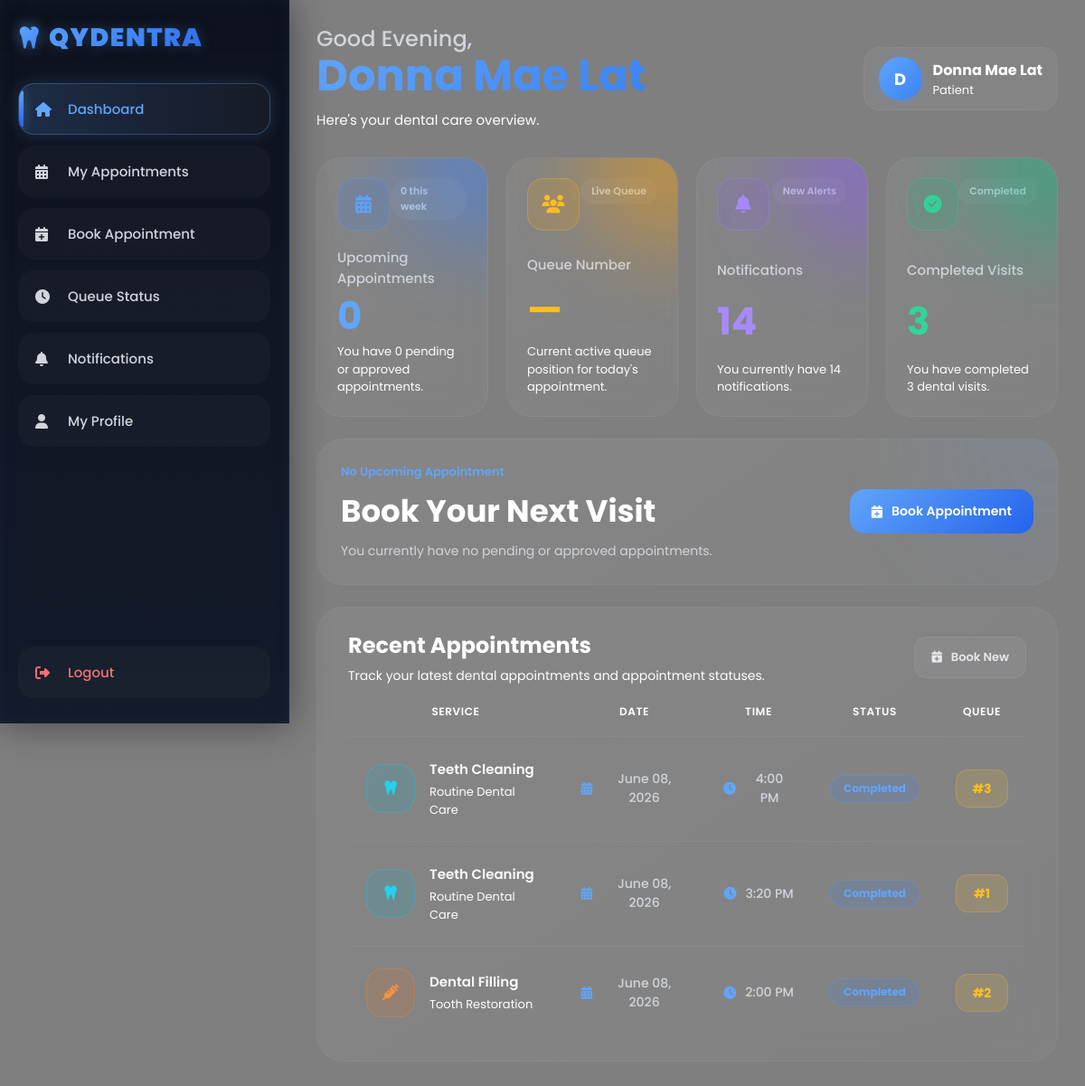
The app's page /patient/dashboard.php (signed in) with its own data.
### tables this page shows
CREATE TABLE `appointments` (
  `appointment_id` varchar(10) NOT NULL,
  `patient_id` varchar(10) DEFAULT NULL,
  `service_type` varchar(100) DEFAULT NULL,
  `service_desc` varchar(150) DEFAULT NULL,
  `appointment_date` date DEFAULT NULL,
  `appointment_time` varchar(50) DEFAULT NULL,
  `status` enum('Pending','Approved','In Progress','Completed','Cancelled') DEFAULT 'Pending',
  `queue_number` int(11) DEFAULT NULL,
  `notes` text DEFAULT NULL,
  `created_at` timestamp NOT NULL DEFAULT current_timestamp(),
  `dentist_notes` text DEFAULT NULL,
  `prescription` text DEFAULT NULL,
  `medical_history` text DEFAULT NULL,
  `odontogram_data` text DEFAULT NULL,
  PRIMARY KEY (`appointment_id`),
  KEY `patient_id` (`patient_id`),
  CONSTRAINT `appointments_ibfk_1` FOREIGN KEY (`patient_id`) REFERENCES `patients` (`patient_id`)
);

### patient/dashboard.php (the view, shortened to what this page needs)
<?php
include("../includes/auth_check.php");
$user_id = $_SESSION['user_id'];
$thisWeekQuery = mysqli_query($conn,"
SELECT COUNT(*) AS total
FROM appointments
WHERE patient_id='$user_id'
AND status IN ('Pending','Approved')
AND YEARWEEK(appointment_date, 1) = YEARWEEK(CURDATE(), 1)
");
$thisWeekCount = mysqli_fetch_assoc($thisWeekQuery)['total'];
$upcomingQuery = mysqli_query($conn,"
SELECT COUNT(*) AS total
FROM appointments
WHERE patient_id='$user_id'
AND status IN ('Pending','Approved')
");
$upcomingCount = mysqli_fetch_assoc($upcomingQuery)['total'];
$completedQuery = mysqli_query($conn,"
SELECT COUNT(*) AS total
FROM appointments
WHERE patient_id='$user_id'
AND status='Completed'
");
$completedCount = mysqli_fetch_assoc($completedQuery)['total'];
$notifQuery = mysqli_query($conn,"
SELECT COUNT(*) AS total
FROM patient_notifications
WHERE patient_id='$user_id'
AND is_read = 0
");
$notifCount = mysqli_fetch_assoc($notifQuery)['total'];
$queueQuery = mysqli_query($conn,"
SELECT queue_number
FROM appointments
WHERE patient_id='$user_id'
AND status='Approved'
ORDER BY appointment_date ASC, appointment_time ASC
LIMIT 1
");
$queueData = mysqli_fetch_assoc($queueQuery);
$currentQueue = $queueData['queue_number'] ?? '—';
$appointmentQuery = mysqli_query($conn,"
SELECT *
FROM appointments
WHERE patient_id='$user_id'
AND status IN ('Pending','Approved')
ORDER BY appointment_date ASC, appointment_time ASC
LIMIT 1
");
$nextAppointment = mysqli_fetch_assoc($appointmentQuery);
?>
<?php include("../includes/header.php"); ?>
<body>
<?php include("../includes/sidebar.php"); ?>
<div class="main">
<?php include("../includes/topbar.php"); ?>
<div class="cards">
<div class="card hover-glow"
onclick="window.location.href='appointments.php'">
<div class="card-top">
<div class="card-icon">
<i class="fa-solid fa-calendar-days"></i>
</div>
<div class="card-badge">
<?php
echo ($thisWeekCount > 0)
    ? "+" . $thisWeekCount . " this week"
    : "0 this week";
?>
</div>
</div>
<h3>
Upcoming Appointments
</h3>
<h1>
<?php echo $upcomingCount; ?>
</h1>
<p>
You have <?php echo $upcomingCount; ?> pending or approved appointment<?php echo ($upcomingCount != 1 ? 's' : ''); ?>.
</p>
</div>
<div class="card hover-glow"
onclick="window.location.href='queue.php'">
<div class="card-top">
<div class="card-icon">
<i class="fa-solid fa-users"></i>
</div>
<div class="card-badge">
Live Queue
</div>
</div>
<h3>
Queue Number
</h3>
<h1>
<?php
echo ($currentQueue !== '—')
? '#'.$currentQueue
: '—';
?>
</h1>
<p>
Current active queue position for today's appointment.
</p>
</div>
<div class="card hover-glow"
onclick="window.location.href='patient_notifications.php'">
<div class="card-top">
<div class="card-icon">
<i class="fa-solid fa-bell"></i>
</div>
<div class="card-badge">
New Alerts
</div>
</div>
<h3>
Notifications
</h3>
<h1>
<?php echo $notifCount; ?>
</h1>
<p>
You currently have <?php echo $notifCount; ?> notification<?php echo ($notifCount != 1 ? 's' : ''); ?>.
</p>
</div>
<div class="card hover-glow"
onclick="window.location.href='appointments.php'">
<div class="card-top">
<div class="card-icon">
<i class="fa-solid fa-circle-check"></i>
</div>
<div class="card-badge">
Completed
</div>
</div>
<h3>
Completed Visits
</h3>
<h1>
<?php echo $completedCount; ?>
</h1>
<p>
You have completed <?php echo $completedCount; ?> dental visit<?php echo ($completedCount != 1 ? 's' : ''); ?>.
</p>
</div>
</div>
<?php if($nextAppointment){ ?>
<div class="appointment-card">
<div class="appointment-left">
<div class="appointment-image">
<img src="https://images.unsplash.com/photo-1629909613654-28e377c37b09?q=80&w=1932&auto=format&fit=crop">
</div>
<div class="appointment-info">
<p class="appointment-label">
Upcoming Appointment
</p>
<h2>
<?php echo $nextAppointment['service_type']; ?>
</h2>
<p class="doctor-name">
Status:
<?php echo ucfirst($nextAppointment['status']); ?>
</p>
<div class="appointment-details">
<div class="detail-item">
<i class="fa-solid fa-calendar-days"></i>
<span>
<?php echo date("F d, Y", strtotime($nextAppointment['appointment_date'])); ?>
</span>
</div>
<div class="detail-item">
<i class="fa-solid fa-clock"></i>
<span>
<?php echo date("g:i A", strtotime($nextAppointment['appointment_time'])); ?>
</span>
</div>
<div class="detail-item">
<i class="fa-solid fa-hashtag"></i>
<span>
<?php
if(!empty($nextAppointment['queue_number'])){
    echo "Queue #".$nextAppointment['queue_number'];
}
else{
    echo "Queue Pending";
}
?>
</span>
</div>
</div>
</div>
</div>
<button
class="primary-btn"
onclick="window.location.href='appointments.php'">
<i class="fa-solid fa-arrow-up-right-from-square"></i>
View Details
</button>
</div>
<?php } else { ?>
<div class="appointment-card">
<div class="appointment-left">
<div class="appointment-info">
<p class="appointment-label">
No Upcoming Appointment
</p>
<h2>
Book Your Next Visit
</h2>
<p class="doctor-name">
You currently have no pending or approved appointments.
</p>
</div>
</div>
<button
class="primary-btn"
onclick="window.location.href='book_appointment.php'">
<i class="fa-solid fa-calendar-plus"></i>
Book Appointment
</button>
</div>
<?php } ?>
<div class="table-container">
<div class="table-header">
<div>
<h2>
Recent Appointments
</h2>
<p>
Track your latest dental appointments and appointment statuses.
</p>
</div>
<button class="table-btn"
onclick="window.location.href='book_appointment.php'">
<i class="fa-solid fa-calendar-plus"></i>
Book New
</button>
</div>
<table>
<thead>
<tr>
    <th>Service</th>
    <th>Date</th>
    <th>Time</th>
    <th>Status</th>
    <th>Queue</th>
</tr>
</thead>
<tbody>
<?php
$historyQuery = mysqli_query($conn,"
SELECT *
FROM appointments
WHERE patient_id='$user_id'
ORDER BY appointment_date DESC, appointment_time DESC
LIMIT 5
");
if(mysqli_num_rows($historyQuery) > 0){
while($row = mysqli_fetch_assoc($historyQuery)){
$service = strtolower($row['service_type']);
$icon = "fa-tooth";
$serviceClass = "cleaning";
$serviceDesc = "Routine Dental Care";
if(str_contains($service,"consultation")){
    $icon = "fa-user-doctor";
    $serviceClass = "consultation";
    $serviceDesc = "Initial Checkup";
}
elseif(str_contains($service,"cleaning")){
    $icon = "fa-tooth";
    $serviceClass = "cleaning";
    $serviceDesc = "Routine Dental Care";
}
elseif(str_contains($service,"checkup")){
    $icon = "fa-stethoscope";
    $serviceClass = "checkup";
    $serviceDesc = "General Oral Exam";
}
elseif(str_contains($service,"filling")){
    $icon = "fa-syringe";
    $serviceClass = "filling";
    $serviceDesc = "Tooth Restoration";
}
elseif(str_contains($service,"braces")){
    $icon = "fa-teeth";
    $serviceClass = "braces";
    $serviceDesc = "Orthodontic Assessment";
}
elseif(str_contains($service,"extraction")){
    $icon = "fa-teeth-open";
    $serviceClass = "extraction";
    $serviceDesc = "Tooth Removal";
}
?>
<tr>
<td>
<div class="service-info">
<div class="service-icon <?php echo $serviceClass; ?>">
<i class="fa-solid <?php echo $icon; ?>"></i>
</div>
<div>
<h4>
<?php echo $row['service_type']; ?>
</h4>
<p>
<?php echo $serviceDesc; ?>
</p>
</div>
</div>
</td>
<td>
<div class="table-date">
<i class="fa-solid fa-calendar-days"></i>
<?php echo date("F d, Y", strtotime($row['appointment_date'])); ?>
</div>
</td>
<td>
<div class="table-date">
<i class="fa-solid fa-clock"></i>
<?php echo date("g:i A", strtotime($row['appointment_time'])); ?>
</div>
</td>
<td>
<div class="status-pill <?php echo strtolower(str_replace(" ", "-", $row["status"])); ?>">
<?php echo ucfirst($row['status']); ?>
</div>
</td>
<td>
<div class="queue-pill">
<?php
if(!empty($row['queue_number'])){
    echo "#".$row['queue_number'];
}
else{
    echo "—";
}
?>
</div>
</td>
</tr>
<?php
}
} ?>
</tbody>
</table>
</div>
</div>
</body>
</html>

### records on screen
appointments: service_type "Teeth Cleaning", service_type "Routine Dental Care", appointment_date "June 08, 2026", appointment_time "4:00 PM", status "Completed", queue_number "3"
appointments: service_type "Teeth Cleaning", service_type "Routine Dental Care", appointment_date "June 08, 2026", appointment_time "3:20 PM", status "Completed", queue_number "1"
appointments: service_type "Dental Filling", service_type "Tooth Restoration", appointment_date "June 08, 2026", appointment_time "2:00 PM", status "Completed", queue_number "2"

### other values on screen
$greeting "Good Evening"
$name "Donna Mae Lat"
$initial "D"
$upcomingCount "0"
$notifCount "14"
$completedCount "3"
